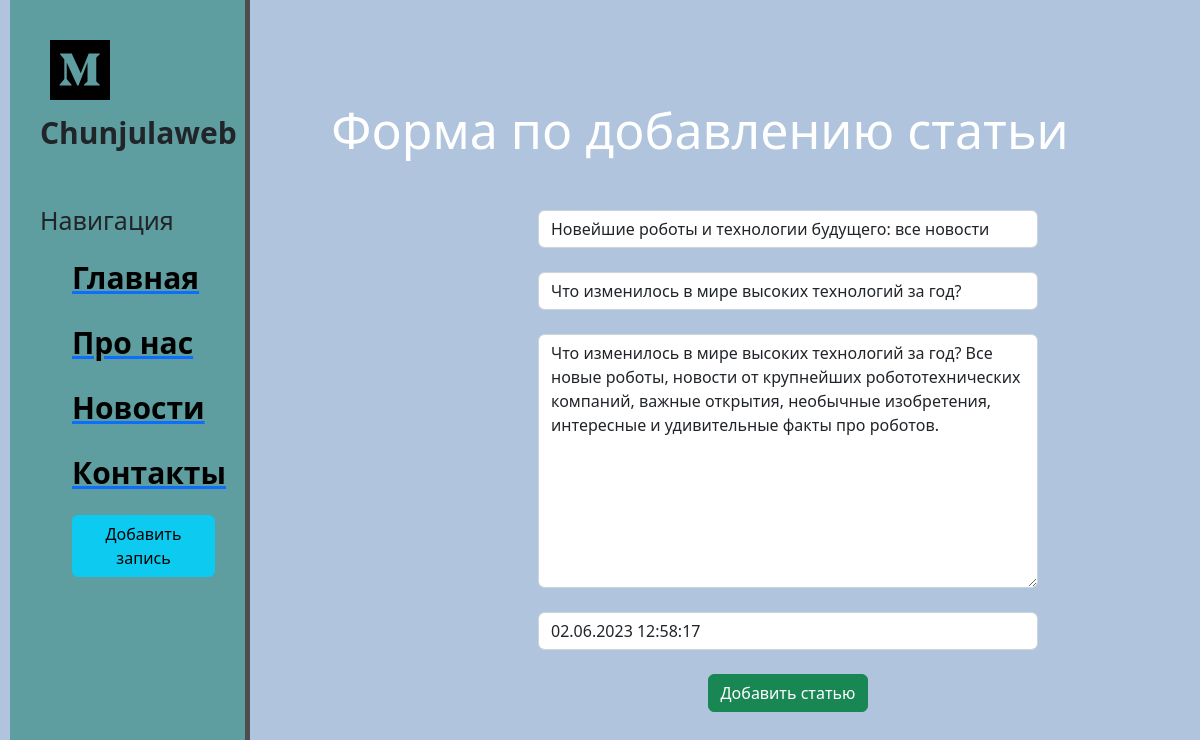
The page /news/2/update on the database its author committed.
### news/models.py (models this page shows, shortened)
class Articles(models.Model):
    title = models.CharField('Название', max_length=50)
    anons = models.CharField('Анонс', max_length=250)
    full_text = models.TextField('Статья')
    date = models.DateTimeField('Дата публикации')
    class Meta:
        verbose_name = 'Новость'
        verbose_name_plural = 'Новости'

### news/views.py (the view)
# urls.py: path('<int:pk>/update', views.NewsUpdateView.as_view(), name='news-update'),
class NewsUpdateView(UpdateView):
    model = Articles
    template_name = 'news/create.html'
    form_class = ArticlesForm

### news/forms.py
class ArticlesForm(ModelForm):
    class Meta:
        model = Articles
        fields = ['title', 'anons', 'full_text', 'date']
        widgets = {
            "title": TextInput(attrs={
                'class': 'form-control',
                'placeholder': 'Название статьи'
            }),
            "anons": TextInput(attrs={
                'class': 'form-control',
                'placeholder': 'Анонс статьи'
            }),
            "date": DateTimeInput(attrs={
                'class': 'form-control',
                'placeholder': 'Дата статьи'
            }),
            "full_text": Textarea(attrs={
                'class': 'form-control',
                'placeholder': 'Текст статьи'
            })
        }

### news/templates/news/create.html (shortened to what this page needs)
{% extends 'main/layout.html' %}
{% block content %}
    <div class="features">
        <h1>Форма по добавлению статьи</h1>
       <form method="post">
           {{ form.title }}<br>
           {{ form.anons }}<br>
           {{ form.full_text }}<br>
           {{ form.date }}<br>
           <button class="btn btn-success" type="submit">Добавить статью</button>
       </form>
    </div>
{% endblock %}

### main/static/main/css/main.css (style rules this page uses)
body { background: #B0C4DE; }
main .features { float: left; color: #fff; margin-top: 100px; text-align: center; width: 75%; }
main .features h1 { font-size: 50px; }
form { margin-left: 32%; width: 500px; margin-top: 50px; }

### rows shown on the page
Articles: title "Новейшие роботы и технологии будущего: все новости", anons "Что изменилось в мире высоких технологий за год?", full_text "Что изменилось в мире высоких технологий за год? Все новые роботы, новости от крупнейших робототехнических компаний, важные открытия, необычные изобретения, интересные и удивительные факты про роботов.", date "02.06.2023 12:58:17"
